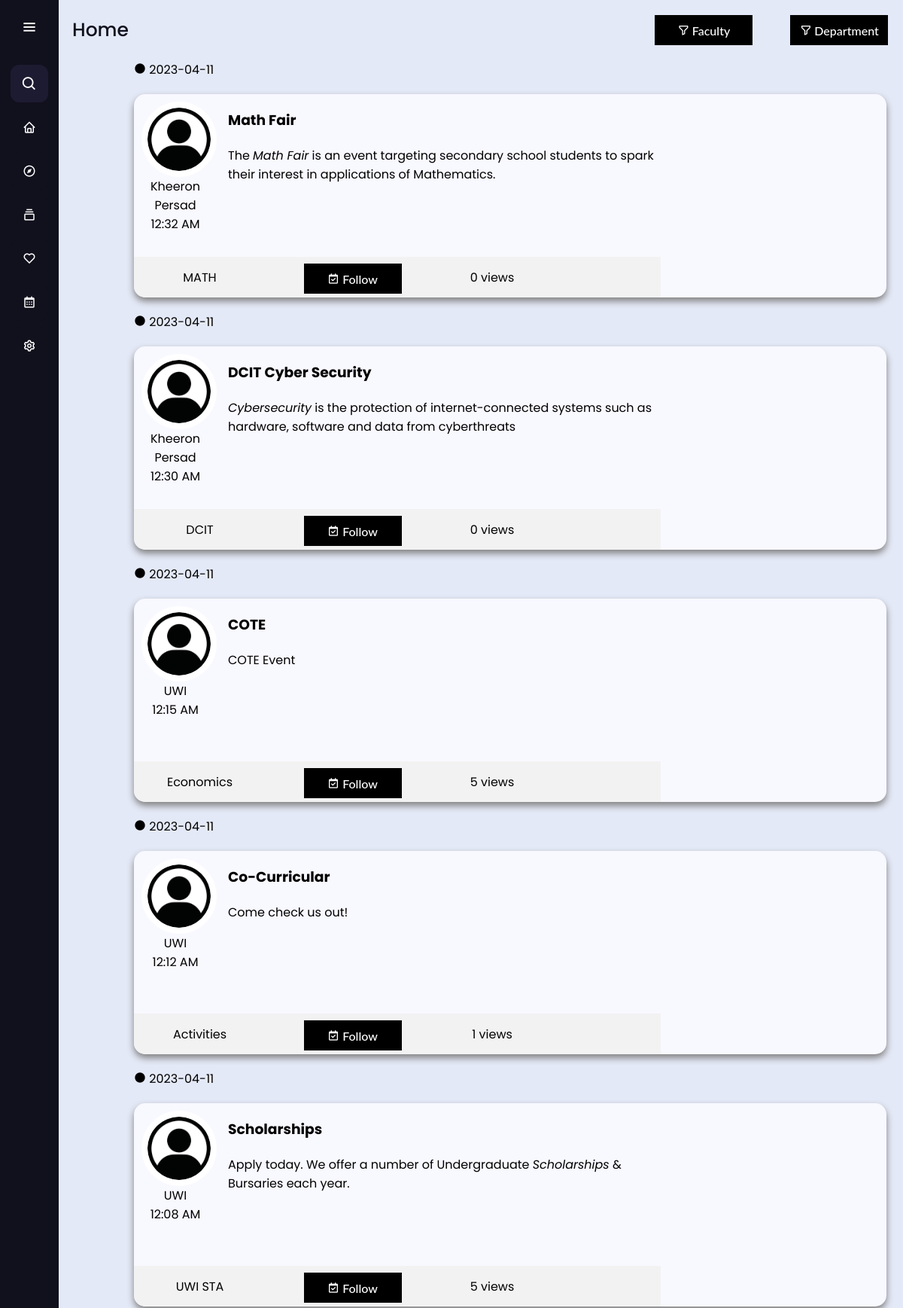
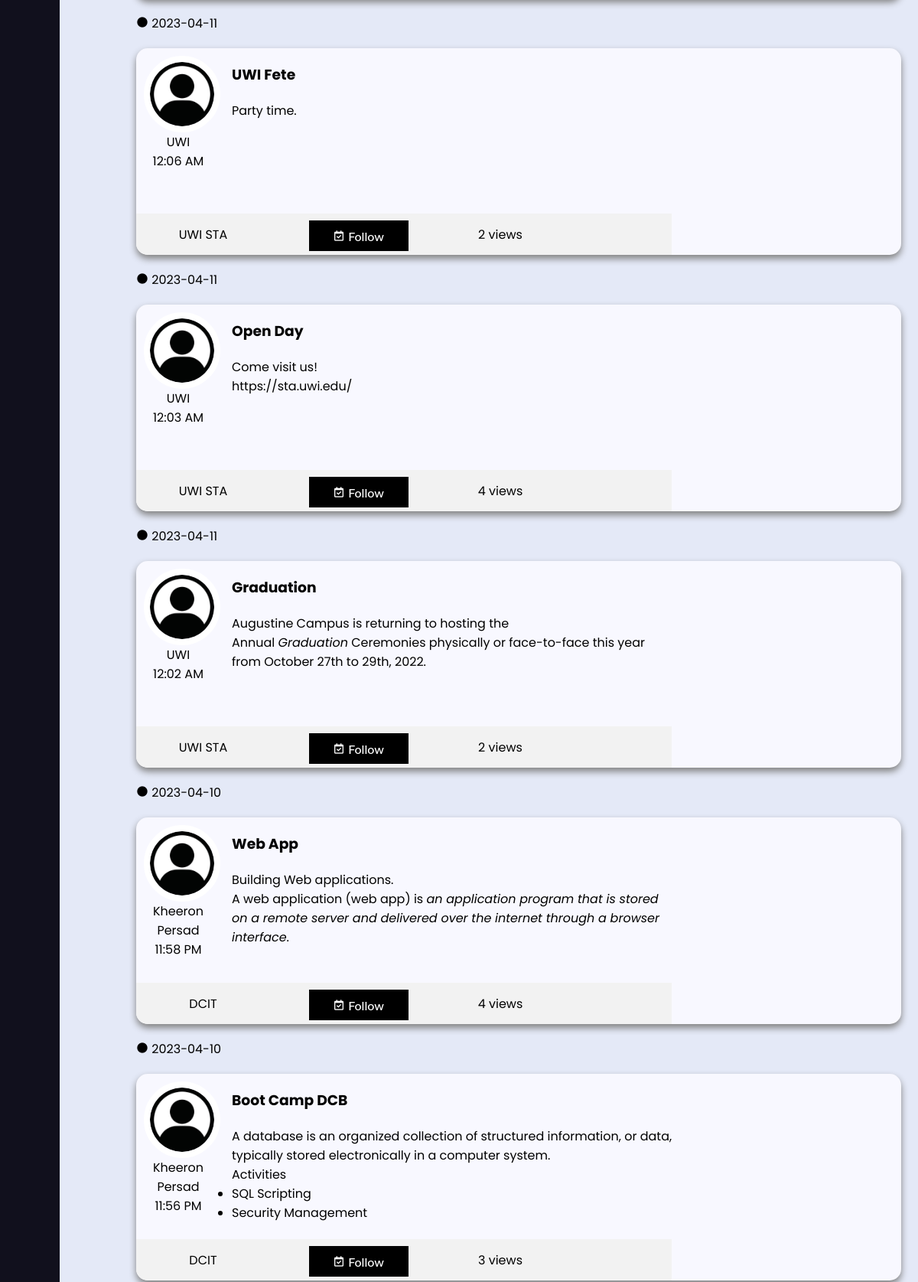
Screenshot of / (signed in, upper part) with the database file from the repository (2 pictures, top to bottom).
### App/models.py (models this page shows, shortened)
class Post(db.Model):
  id = db.Column(db.Integer, primary_key=True, autoincrement=True)
  bID = db.Column(db.Integer, db.ForeignKey('board.id'), nullable=False)
  owner = db.Column(db.Integer, db.ForeignKey('user.id'))
  ownerName = db.Column(db.String(64), nullable=False)
  title = db.Column(db.String(64), nullable=False)
  message = db.Column(db.String(2048), nullable=False)
  faculty = db.Column(db.String(8), nullable=False)
  dept = db.Column(db.String(8), nullable=True)
  dateCreated = db.Column(db.DateTime, nullable=False, default=datetime.utcnow)
  image = db.Column(db.Boolean)
  imageLocation = db.Column(db.String(256), nullable=True)
  event = db.Column(db.Boolean)
  startDate = db.Column(db.Date,  default=date.today, index=True)
  endDate = db.Column(db.Date,  default=date.today, index=True)
  schedulePostDate = db.Column(db.DateTime,  default=datetime.utcnow, index=True)
  scheduledDeleteDate = db.Column(db.DateTime,  default=datetime.utcnow, index=True, nullable=True)
  viewCount = db.Column(db.Integer, nullable=True, default = 0)

class Board(db.Model):
  id = db.Column(db.Integer, primary_key=True, autoincrement=True)
  title = db.Column(db.String(64), nullable=False)
  faculty = db.Column(db.String(8), nullable=False)
  dept = db.Column(db.String(8), nullable=True)
  image = db.Column(db.Boolean)
  imageLocation = db.Column(db.String(256), nullable=True)
  subscribers = db.Column(db.Integer, nullable=True, default = 1)
  posts = db.relationship('Post', backref='b')
  def toDict(self):
    return{
      "id": self.id,
      "title": self.title,
      "faculty": self.faculty,
      "dept": self.dept,
      "image": self.image,
      "imageLocation": self.imageLocation,
      "subscribers": self.subscribers
    }

### App/app.py (the view)
@app.route('/')
@app.route('/|<sortF>', methods=['GET', 'POST'])
@app.route('/|<sortF>,<sortD>', methods=['GET', 'POST'])
def home(sortF = None, sortD = None):
  if (current_user.is_authenticated):
    currentSysDateTime = datetime.datetime.now()
    boards = RetrieveAllBoards()
    faculty = RetrieveFacultyList()
    department = RetrieveDepartmentList()
    feed = Post.query.filter(Post.schedulePostDate<=currentSysDateTime, Post.scheduledDeleteDate>=currentSysDateTime)
    feed = feed.order_by(Post.schedulePostDate.desc())
    for post in feed:
     print(post)
    return render_template('index.html',
      posts=feed,
      boards=boards,
      sortF=sortF,
      sortD=sortD,
      faculty=faculty,
      department=department
    )
  else:
    return redirect(url_for('login'))

### App/app.py (called while the page is built)
@login_manager.user_loader
def load_user(user_id):
  return User.query.get(int(user_id))

@app.context_processor
def base():
  searchPost = SearchForm()
  return dict(form=searchPost)

def RetrieveAllBoards():
  list = Board.query.all()
  list = [entry.toDict() for entry in list]
  return list

def RetrieveFacultyList():
  list = Faculty.query.all()
  list = [entry.toDict() for entry in list]
  return list

def RetrieveDepartmentList():
  list = FacultyDept.query.all()
  list = [entry.toDict() for entry in list]
  return list

### App/models.py (called while the page is built)
  def toDict(self):
    return{
      "id": self.id,
      "title": self.title,
      "label": self.label
    }

  def toDict(self):
    return{
      "id": self.id,
      "faculty": self.faculty,
      "fLabel": self.fLabel,
      "department": self.department,
      "dLabel": self.dLabel
    }

### App/templates/index.html (shortened to what this page needs)
<!DOCTYPE html>
<html lang="en" dir="ltr">
<head>
  <link rel="stylesheet" href="./static/css/test.css">
  <link href="static/css/post.css" rel="stylesheet" type="text/css" />
  <link href='https://unpkg.com/boxicons@2.0.7/css/boxicons.min.css' rel='stylesheet'>
</head>
<body>
  <div class="sidebar">
    <div class="logo-details">
      <i class='bx bx-menu' id="btn"></i>
    </div>
    <ul class="nav-list">
      <li>
        <i class='bx bx-search'></i>
        <form method="POST" action="{{ url_for('search') }}" class="d-flex"> {{ form.hidden_tag() }}
        </form>
      </li>
      <li>
        <a href="{{ url_for('home') }}">
          <i class='bx bx-home'></i>
        </a>
      </li>
      <li>
        <a href="{{ url_for('feed', uID = current_user.id, sortF = None, sortD = None) }}">
          <i class='bx bx-compass'></i>
        </a>
      </li>
      <li>
        <a href="{{ url_for('boards') }}">
          <i class='bx bx-collection'></i>
        </a>
      </li>
      <li>
        <a href="{{ url_for('savedBoards') }}">
          <i class='bx bx-heart'></i>
        </a>
      </li>
      <li>
        <a href="{{ url_for('cal') }}">
          <i class='bx bx-calendar'></i>
        </a>
      </li>
      <li>
        <a href="#">
          <i class='bx bx-cog'></i>
        </a>
      </li>
    </ul>
  </div>
  <section class="home-section">
      <div class="button-container">
        <div class="text">Home</div>
        <div class="group-buttons">
          <div class="act-container">
            <button class="custom-btn btn-5"><i class='bx bx-filter-alt'></i>{% if sortF %}
              {{ sortF }}
            {% else %}
              Faculty
            {% endif %}</button>
          </div>
          <div class="act-container">
            <button class="custom-btn btn-5"><i class='bx bx-filter-alt'></i>{% if sortD %}
              {{ sortD }}
            {% else %}
              Department
            {% endif %}</button>
          </div>
        </div>
      </div>
    <main>
        <div class="container-post">
          {% block content %}
            {% for post in posts %}
              {% if sortF is none %}
                <div class="for-date">
                  <p class="the-date"><i class='bx bxs-circle'></i> {{post.schedulePostDate.strftime('%Y-%m-%d') }}</p>
                  <div class="card">
                    <div class="card-left">
                      <div class="card-top">
                        <div class="top-left">
                          <div class="profile-image">
                            <img src="static/images/defaultProfile.jpg" alt="">
                            <p class="name">{{ post.ownerName }}</p>
                            <p class="time">{{ post.schedulePostDate.strftime('%I:%M %p') }}</p>
                          </div>
                        </div>
                        <div class="top-right">
                          <a href="{{ url_for('viewPost',pID = post.id )}}">
                          <div class="card-content">
                            <h3 class="title">{{ post.title }}</h3>
                            <p>{{ post.message | safe }}</p>
                          </div>
                          </a>
                        </div>
                      </div>
                      <div class="card-bot">
                        <div class="card-bot-left">
                          <p class="board-name">
                            {% for board in boards %}
                              {% if board.id == post.bID %}
                                {{ board.title }}
                              {% endif %}
                            {% endfor %}
                          </p>
                        </div>
                        <div class="card-bot-mid">
                          <div class="card-footer">
                            <a href="{{ url_for('follow', pID = post.id )  }}">
                              <button class="custom-btn btn-5"><i class='bx bx-calendar-check'></i> Follow</button>
                            </a>
                          </div>
                        </div>
                        <div class="card-bot-right-mid">
                          <p class="views">{{post.viewCount}} views</p>
                        </div>
                      </div>
                    </div>
                    <div class="card-right">
                    </div>
                  </div>
                </div>
              {% endif %}
            {% endfor %}
          {% endblock %}
        </div>
    </main>
  </section>
</body>
</html>

### App/static/css/test.css (style rules this page uses)
* { margin: 0; padding: 0; box-sizing: border-box; font-family: "Poppins" , sans-serif; }
.sidebar { position: fixed; left: 0; top: 0; height: 100%; width: 78px; background: #11101D; padding: 6px 14px; z-index: 99; transition: all 0.5s ease; }
.sidebar .logo-details { height: 60px; display: flex; align-items: center; position: relative; }
.sidebar .logo-details #btn { position: absolute; top: 50%; right: 0; transform: translateY(-50%); font-size: 22px; transition: all 0.4s ease; font-size: 23px; text-align: center; cursor: pointer; transition: all 0.5s ease; }
.sidebar i { color: #fff; height: 60px; min-width: 50px; font-size: 28px; text-align: center; line-height: 60px; }
.sidebar .nav-list { margin-top: 20px; height: 100%; }
.sidebar li { position: relative; margin: 8px 0; list-style: none; }
.sidebar .bx-search { position: absolute; top: 50%; left: 0; transform: translateY(-50%); font-size: 22px; background: #1d1b31; color: #FFF; }
.sidebar li a { display: flex; height: 100%; width: 100%; border-radius: 12px; align-items: center; text-decoration: none; transition: all 0.4s ease; background: #11101D; }
.sidebar li i { height: 50px; line-height: 50px; font-size: 18px; border-radius: 12px; }
.home-section { position: relative; background: #E4E9F7; height: 100vh; top: 0; left: 78px; width: calc(100% - 78px); transition: all 0.5s ease; overflow-y: auto; }
.home-section .text { display: inline-block; color: #11101d; font-size: 25px; font-weight: 500; margin: 18px }
.button-container { display: flex; }
button { margin: 20px; outline: none; }
.custom-btn { width: 130px; height: 40px; padding: 10px 25px; border: 2px solid #000; font-family: 'Lato', sans-serif; font-weight: 500; font-size: 16px; background: transparent; cursor: pointer; transition: all 0.3s ease; position: relative; display: inline-block; }
.btn-5 { background: #000; color: #fff; line-height: 42px; padding: 0; border: none; }
.btn-5:before, .btn-5:after { content:''; position:absolute; top:0; right:0; height:2px; width:0; background: #000; transition:400ms ease all; }
.btn-5:after { right:inherit; top:inherit; left:0; bottom:0; }
.group-buttons { display: flex; }
.act-container { position: relative; margin-left: 10px; }
.button-container { display: flex; justify-content: space-between; align-items: center; }

### App/static/css/post.css (style rules this page uses)
.card { position: relative; font-family: "Candara", sans-serif; width: 1000px; height: 270px; margin: 20px; margin-left: 100px; overflow: hidden; border-radius: 15px; box-shadow: 0px 5px 10px gray; display: flex; flex-direction: row; transition-duration: 0.4s; transition-property: transform; background-color: ghostwhite; }
.card-content { margin-left: 15px; width: 578px; height: 300px; }
.title { padding-top: 20px; padding-bottom: 20px; }
.profile-image img { z-index: 1; width: 100px; height: 100px; position: relative; display: block; margin-left: 10px; margin-right: auto; margin-top: 10px; border-radius: 100px; border: 8px solid #fff; transition-duration: 0.4s; transition-property: transform; }
.name { text-align: center; }
.time { text-align: center; }
.card-footer { padding: 0px; display: flex; justify-content: center; }
.card-footer button { margin-top: 9px; }
.card-left { flex-grow: 1; padding-left: 0px; }
.card-right { width: 30%; }
.card-top { display: flex; position: absolute; width: 70%; height: 80%; }
.card-bot { position: absolute; display: flex; bottom: 0; width: 70%; background-color: #f2f2f2; height: 20%; }
.card-bot-left { width: 25%; }
.card-bot-mid { width: 33%; }
.card-bot-right-mid { width: 20%; }
.board-name { text-align: center; padding: 15px; }
.views { text-align: center; padding: 15px; }
.the-date { padding-left: 100px; }
a { color: black; text-decoration: none; }

### rows the page displays
Post: schedulePostDate "2023-04-11", ownerName "Kheeron Persad", schedulePostDate "12:32 AM", title "Math Fair", message "The Math Fair is an event targeting secondary school students to spark their interest in applications of Mathematics.", viewCount "0"
Board: title "MATH"
Post: schedulePostDate "2023-04-11", ownerName "Kheeron Persad", schedulePostDate "12:30 AM", title "DCIT Cyber Security", message "Cybersecurity is the protection of internet-connected systems such as hardware, software and data from cyberthreats", viewCount "0"
Board: title "DCIT"
Post: schedulePostDate "2023-04-11", ownerName "UWI", schedulePostDate "12:15 AM", title "COTE", message "COTE Event", viewCount "5"
Board: title "Economics"
Post: schedulePostDate "2023-04-11", ownerName "UWI", schedulePostDate "12:12 AM", title "Co-Curricular", message "Come check us out!", viewCount "1"
Board: title "Activities"
Post: schedulePostDate "2023-04-11", ownerName "UWI", schedulePostDate "12:08 AM", title "Scholarships", message "Apply today. We offer a number of Undergraduate Scholarships & Bursaries each year.", viewCount "5"
Board: title "UWI STA"
Post: schedulePostDate "2023-04-11", ownerName "UWI", schedulePostDate "12:06 AM", title "UWI Fete", message "Party time.", viewCount "2"
Post: schedulePostDate "2023-04-11", ownerName "UWI", schedulePostDate "12:03 AM", title "Open Day", message "Come visit us! https://sta.uwi.edu/", viewCount "4"
Post: schedulePostDate "2023-04-11", ownerName "UWI", schedulePostDate "12:02 AM", title "Graduation", message "Augustine Campus is returning to hosting the Annual Graduation Ceremonies physically or face-to-face this year from October 27th to 29th, 2022.", viewCount "2"
Post: schedulePostDate "2023-04-10", ownerName "Kheeron Persad", schedulePostDate "11:58 PM", title "Web App", message "Building Web applications. A web application (web app) is an application program that is stored on a remote server and delivered over the internet through a browser interface .", viewCount "4"
Post: schedulePostDate "2023-04-10", ownerName "Kheeron Persad", schedulePostDate "11:56 PM", title "Boot Camp DCB", message "A database is an organized collection of structured information, or data, typically stored electronically in a computer system. Activities SQL Scripting Security Management", viewCount "3"
